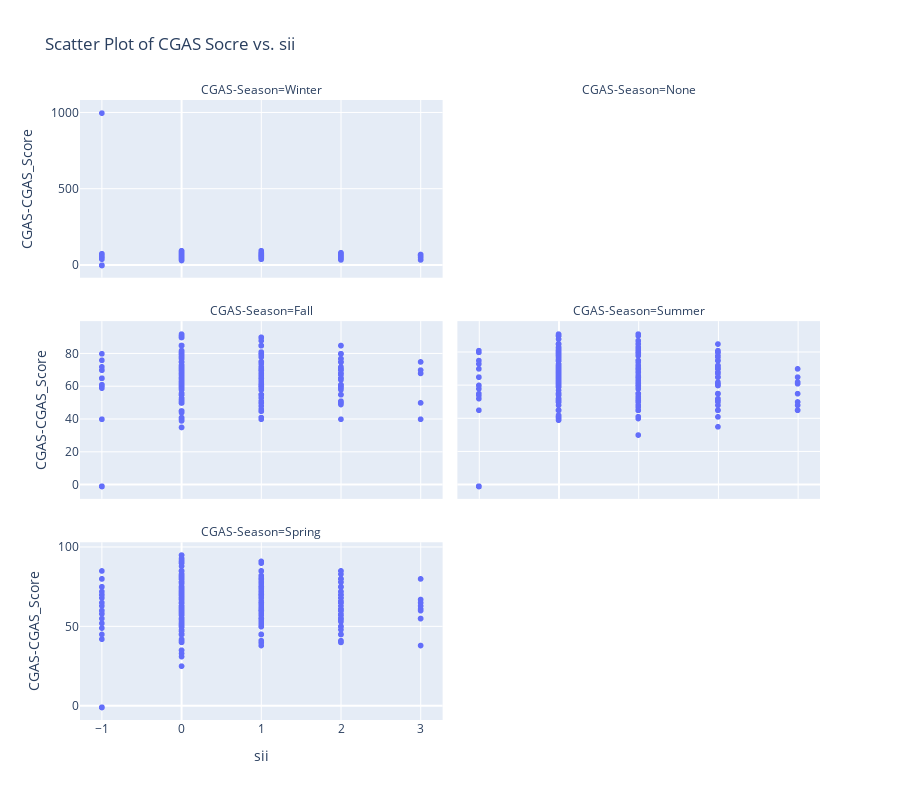

The code cell stored with this chart in its notebook:
### Markdown cell above
Considering the range of a CGAS is between either 1-90 or 1-100 (and based on the other avaliable points, I am going with the latter in this case), we have an outlier in winter. Most likely a type-o so it will be changed 999 -> 99. <br>
Otherwise the histograms across the seasons appear quite similar.

### Code cell
scatterSeason(tableData, y='CGAS-CGAS_Score', x='sii', facet='CGAS-Season', title='Scatter Plot of CGAS Socre vs. sii')

### Figure 1 — Plotly figure (JSON) as saved in the notebook; plotly's stock layout.template omitted (floating-point values rounded to 4 significant figures; data arrays with more than 128 entries replaced by an {"elided": "..."} marker saying what was removed)
{"data": [{"hovertemplate": "CGAS-Season=Winter<br>sii=%{x}<br>CGAS-CGAS_Score=%{y}<extra></extra>", "legendgroup": "", "marker": {"color": "#636efa", "symbol": "circle"}, "mode": "markers", "name": "", "showlegend": false, "type": "scattergl", "x": {"elided": "567 int values"}, "xaxis": "x5", "y": {"elided": "567 int values"}, "yaxis": "y5"}, {"hovertemplate": "CGAS-Season=Fall<br>sii=%{x}<br>CGAS-CGAS_Score=%{y}<extra></extra>", "legendgroup": "", "marker": {"color": "#636efa", "symbol": "circle"}, "mode": "markers", "name": "", "showlegend": false, "type": "scattergl", "x": {"elided": "635 int values"}, "xaxis": "x3", "y": {"elided": "635 int values"}, "yaxis": "y3"}, {"hovertemplate": "CGAS-Season=Summer<br>sii=%{x}<br>CGAS-CGAS_Score=%{y}<extra></extra>", "legendgroup": "", "marker": {"color": "#636efa", "symbol": "circle"}, "mode": "markers", "name": "", "showlegend": false, "type": "scattergl", "x": {"elided": "656 int values"}, "xaxis": "x4", "y": {"elided": "656 int values"}, "yaxis": "y4"}, {"hovertemplate": "CGAS-Season=Spring<br>sii=%{x}<br>CGAS-CGAS_Score=%{y}<extra></extra>", "legendgroup": "", "marker": {"color": "#636efa", "symbol": "circle"}, "mode": "markers", "name": "", "showlegend": false, "type": "scattergl", "x": {"elided": "697 int values"}, "xaxis": "x", "y": {"elided": "697 int values"}, "yaxis": "y"}], "layout": {"annotations": [{"font": {}, "showarrow": false, "text": "CGAS-Season=Spring", "x": 0.245, "xanchor": "center", "xref": "paper", "y": 0.2867, "yanchor": "bottom", "yref": "paper"}, {"font": {}, "showarrow": false, "text": "CGAS-Season=Fall", "x": 0.245, "xanchor": "center", "xref": "paper", "y": 0.6433, "yanchor": "bottom", "yref": "paper"}, {"font": {}, "showarrow": false, "text": "CGAS-Season=Summer", "x": 0.755, "xanchor": "center", "xref": "paper", "y": 0.6433, "yanchor": "bottom", "yref": "paper"}, {"font": {}, "showarrow": false, "text": "CGAS-Season=Winter", "x": 0.245, "xanchor": "center", "xref": "paper", "y": 1.0, "yanchor": "bottom", "yref": "paper"}, {"font": {}, "showarrow": false, "text": "CGAS-Season=None", "x": 0.755, "xanchor": "center", "xref": "paper", "y": 1.0, "yanchor": "bottom", "yref": "paper"}], "height": 800, "legend": {"tracegroupgap": 0}, "title": {"text": "Scatter Plot of CGAS Socre vs. sii"}, "xaxis": {"anchor": "y", "domain": [0, 0.49], "title": {"text": "sii"}}, "xaxis2": {"anchor": "y2", "domain": [0.51, 1], "title": {"text": "sii"}}, "xaxis3": {"anchor": "y3", "domain": [0, 0.49], "showticklabels": false}, "xaxis4": {"anchor": "y4", "domain": [0.51, 1], "showticklabels": false}, "xaxis5": {"anchor": "y5", "domain": [0, 0.49], "showticklabels": false}, "xaxis6": {"anchor": "y6", "domain": [0.51, 1], "showticklabels": false}, "yaxis": {"anchor": "x", "domain": [0, 0.2867], "title": {"text": "CGAS-CGAS_Score"}}, "yaxis2": {"anchor": "x2", "domain": [0, 0.2867], "showticklabels": false}, "yaxis3": {"anchor": "x3", "domain": [0.3567, 0.6433], "title": {"text": "CGAS-CGAS_Score"}}, "yaxis4": {"anchor": "x4", "domain": [0.3567, 0.6433], "showticklabels": false}, "yaxis5": {"anchor": "x5", "domain": [0.7133, 1.0], "title": {"text": "CGAS-CGAS_Score"}}, "yaxis6": {"anchor": "x6", "domain": [0.7133, 1.0], "showticklabels": false}}}
